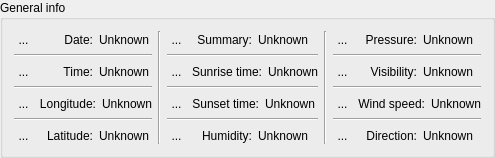
         <widget class="QGroupBox" name="groupBox">
          <property name="title">
           <string>General info</string>
          </property>
          <layout class="QHBoxLayout" name="horizontalLayout_2">
           <item>
            <layout class="QHBoxLayout" name="horizontalLayout_29">
             <item>
              <layout class="QVBoxLayout" name="verticalLayout_9">
               <item>
                <layout class="QHBoxLayout" name="horizontalLayout_30">
                 <item>
                  <widget class="QToolButton" name="toolButton_sum_date_icon">
                   <property name="styleSheet">
                    <string notr="true">QToolButton{
border:none;
background:transparent;
}</string>
                   </property>
                   <property name="text">
                    <string>...</string>
                   </property>
                   <property name="icon">
                    <iconset resource="resources.qrc">
                     <normaloff>:/icons/date.png</normaloff>:/icons/date.png</iconset>
                   </property>
                  </widget>
                 </item>
                 <item>
                  <widget class="QLabel" name="label_51">
                   <property name="layoutDirection">
                    <enum>Qt::LeftToRight</enum>
                   </property>
                   <property name="text">
                    <string>Date:</string>
                   </property>
                   <property name="alignment">
                    <set>Qt::AlignRight|Qt::AlignTrailing|Qt::AlignVCenter</set>
                   </property>
                   <property name="wordWrap">
                    <bool>false</bool>
                   </property>
                  </widget>
                 </item>
                 <item>
                  <widget class="QLabel" name="label_date">
                   <property name="text">
                    <string>Unknown</string>
                   </property>
                   <property name="wordWrap">
                    <bool>true</bool>
                   </property>
                  </widget>
                 </item>
                </layout>
               </item>
               <item>
                <widget class="Line" name="line_4">
                 <property name="orientation">
                  <enum>Qt::Horizontal</enum>
                 </property>
                </widget>
               </item>
               <item>
                <layout class="QHBoxLayout" name="horizontalLayout_31">
                 <item>
                  <widget class="QToolButton" name="toolButton_sum_time_icon">
                   <property name="toolTip">
                    <string>Time the data was retrieved</string>
                   </property>
                   <property name="styleSheet">
                    <string notr="true">QToolButton{
border:none;
background:transparent;
}</string>
                   </property>
                   <property name="text">
                    <string>...</string>
                   </property>
                   <property name="icon">
                    <iconset resource="resources.qrc">
                     <normaloff>:/icons/time.png</normaloff>:/icons/time.png</iconset>
                   </property>
                  </widget>
                 </item>
                 <item>
                  <widget class="QLabel" name="label_53">
                   <property name="toolTip">
                    <string>Time the data was retrieved</string>
                   </property>
                   <property name="layoutDirection">
                    <enum>Qt::LeftToRight</enum>
                   </property>
                   <property name="text">
                    <string>Time:</string>
                   </property>
                   <property name="alignment">
                    <set>Qt::AlignRight|Qt::AlignTrailing|Qt::AlignVCenter</set>
                   </property>
                   <property name="wordWrap">
                    <bool>false</bool>
                   </property>
                  </widget>
                 </item>
                 <item>
                  <widget class="QLabel" name="label_time">
                   <property name="toolTip">
                    <string>Time the data was retrieved</string>
                   </property>
                   <property name="text">
                    <string>Unknown</string>
                   </property>
                   <property name="wordWrap">
                    <bool>true</bool>
                   </property>
                  </widget>
                 </item>
                </layout>
               </item>
               <item>
                <widget class="Line" name="line_6">
                 <property name="orientation">
                  <enum>Qt::Horizontal</enum>
                 </property>
                </widget>
               </item>
               <item>
                <layout class="QHBoxLayout" name="horizontalLayout_32">
                 <item>
                  <widget class="QToolButton" name="toolButton_sum_longitude_icon">
                   <property name="styleSheet">
                    <string notr="true">QToolButton{
border:none;
background:transparent;
}</string>
                   </property>
                   <property name="text">
                    <string>...</string>
                   </property>
                   <property name="icon">
                    <iconset resource="resources.qrc">
                     <normaloff>:/icons/longitude.png</normaloff>:/icons/longitude.png</iconset>
                   </property>
                  </widget>
                 </item>
                 <item>
                  <widget class="QLabel" name="label_55">
                   <property name="layoutDirection">
                    <enum>Qt::LeftToRight</enum>
                   </property>
                   <property name="text">
                    <string>Longitude:</string>
                   </property>
                   <property name="alignment">
                    <set>Qt::AlignRight|Qt::AlignTrailing|Qt::AlignVCenter</set>
                   </property>
                   <property name="wordWrap">
                    <bool>false</bool>
                   </property>
                  </widget>
                 </item>
                 <item>
                  <widget class="QLabel" name="label_longitude">
                   <property name="text">
                    <string>Unknown</string>
                   </property>
                   <property name="wordWrap">
                    <bool>true</bool>
                   </property>
                  </widget>
                 </item>
                </layout>
               </item>
               <item>
                <widget class="Line" name="line_5">
                 <property name="orientation">
                  <enum>Qt::Horizontal</enum>
                 </property>
                </widget>
               </item>
               <item>
                <layout class="QHBoxLayout" name="horizontalLayout_33">
                 <item>
                  <widget class="QToolButton" name="toolButton_sum_latitude_icon">
                   <property name="styleSheet">
                    <string notr="true">QToolButton{
border:none;
background:transparent;
}</string>
                   </property>
                   <property name="text">
                    <string>...</string>
                   </property>
                   <property name="icon">
                    <iconset resource="resources.qrc">
                     <normaloff>:/icons/latitude.png</normaloff>:/icons/latitude.png</iconset>
                   </property>
                  </widget>
                 </item>
                 <item>
                  <widget class="QLabel" name="label_57">
                   <property name="layoutDirection">
                    <enum>Qt::LeftToRight</enum>
                   </property>
                   <property name="text">
                    <string>Latitude:</string>
                   </property>
                   <property name="alignment">
                    <set>Qt::AlignRight|Qt::AlignTrailing|Qt::AlignVCenter</set>
                   </property>
                   <property name="wordWrap">
                    <bool>false</bool>
                   </property>
                  </widget>
                 </item>
                 <item>
                  <widget class="QLabel" name="label_latitude">
                   <property name="text">
                    <string>Unknown</string>
                   </property>
                   <property name="wordWrap">
                    <bool>true</bool>
                   </property>
                  </widget>
                 </item>
                </layout>
               </item>
              </layout>
             </item>
             <item>
              <widget class="Line" name="line_2">
               <property name="orientation">
                <enum>Qt::Vertical</enum>
               </property>
              </widget>
             </item>
             <item>
              <layout class="QVBoxLayout" name="verticalLayout_10">
               <item>
                <layout class="QHBoxLayout" name="horizontalLayout_34">
                 <item>
                  <widget class="QToolButton" name="toolButton_sum_summary_icon">
                   <property name="styleSheet">
                    <string notr="true">QToolButton{
border:none;
background:transparent;
}</string>
                   </property>
                   <property name="text">
                    <string>...</string>
                   </property>
                   <property name="icon">
                    <iconset resource="resources.qrc">
                     <normaloff>:/icons/summary.png</normaloff>:/icons/summary.png</iconset>
                   </property>
                  </widget>
                 </item>
                 <item>
                  <widget class="QLabel" name="label_59">
                   <property name="toolTip">
                    <string>A summary of weather for today</string>
                   </property>
                   <property name="text">
                    <string>Summary:</string>
                   </property>
                   <property name="alignment">
                    <set>Qt::AlignRight|Qt::AlignTrailing|Qt::AlignVCenter</set>
                   </property>
                  </widget>
                 </item>
                 <item>
                  <widget class="QLabel" name="label_summary">
                   <property name="toolTip">
                    <string>A summary of weather for today</string>
                   </property>
                   <property name="text">
                    <string>Unknown</string>
                   </property>
                  </widget>
                 </item>
                </layout>
               </item>
               <item>
                <widget class="Line" name="line_7">
                 <property name="orientation">
                  <enum>Qt::Horizontal</enum>
                 </property>
                </widget>
               </item>
               <item>
                <layout class="QHBoxLayout" name="horizontalLayout_35">
                 <item>
                  <widget class="QToolButton" name="toolButton_sum_sunrise_icon">
                   <property name="styleSheet">
                    <string notr="true">QToolButton{
border:none;
background:transparent;
}</string>
                   </property>
                   <property name="text">
                    <string>...</string>
                   </property>
                   <property name="icon">
                    <iconset resource="resources.qrc">
                     <normaloff>:/icons/sunrise.png</normaloff>:/icons/sunrise.png</iconset>
                   </property>
                  </widget>
                 </item>
                 <item>
                  <widget class="QLabel" name="label_61">
                   <property name="text">
                    <string>Sunrise time:</string>
                   </property>
                   <property name="alignment">
                    <set>Qt::AlignRight|Qt::AlignTrailing|Qt::AlignVCenter</set>
                   </property>
                  </widget>
                 </item>
                 <item>
                  <widget class="QLabel" name="label_sunrise">
                   <property name="text">
                    <string>Unknown</string>
                   </property>
                  </widget>
                 </item>
                </layout>
               </item>
               <item>
                <widget class="Line" name="line_8">
                 <property name="orientation">
                  <enum>Qt::Horizontal</enum>
                 </property>
                </widget>
               </item>
               <item>
                <layout class="QHBoxLayout" name="horizontalLayout_36">
                 <item>
                  <widget class="QToolButton" name="toolButton_sum_sunset_icon">
                   <property name="styleSheet">
                    <string notr="true">QToolButton{
border:none;
background:transparent;
}</string>
                   </property>
                   <property name="text">
                    <string>...</string>
                   </property>
                   <property name="icon">
                    <iconset resource="resources.qrc">
                     <normaloff>:/icons/sunset.png</normaloff>:/icons/sunset.png</iconset>
                   </property>
                  </widget>
                 </item>
                 <item>
                  <widget class="QLabel" name="label_63">
                   <property name="text">
                    <string>Sunset time:</string>
                   </property>
                   <property name="alignment">
                    <set>Qt::AlignRight|Qt::AlignTrailing|Qt::AlignVCenter</set>
                   </property>
                  </widget>
                 </item>
                 <item>
                  <widget class="QLabel" name="label_sunset">
                   <property name="text">
                    <string>Unknown</string>
                   </property>
                  </widget>
                 </item>
                </layout>
               </item>
               <item>
                <widget class="Line" name="line_9">
                 <property name="orientation">
                  <enum>Qt::Horizontal</enum>
                 </property>
                </widget>
               </item>
               <item>
                <layout class="QHBoxLayout" name="horizontalLayout_37">
                 <item>
                  <widget class="QToolButton" name="toolButton_sum_humiditiy_icon">
                   <property name="toolTip">
                    <string>Percent humidity</string>
                   </property>
                   <property name="styleSheet">
                    <string notr="true">QToolButton{
border:none;
background:transparent;
}</string>
                   </property>
                   <property name="text">
                    <string>...</string>
                   </property>
                   <property name="icon">
                    <iconset resource="resources.qrc">
                     <normaloff>:/icons/humidity.png</normaloff>:/icons/humidity.png</iconset>
                   </property>
                  </widget>
                 </item>
                 <item>
                  <widget class="QLabel" name="label_65">
                   <property name="toolTip">
                    <string>Percent humidity</string>
                   </property>
                   <property name="text">
                    <string>Humidity:</string>
                   </property>
                   <property name="alignment">
                    <set>Qt::AlignRight|Qt::AlignTrailing|Qt::AlignVCenter</set>
                   </property>
                  </widget>
                 </item>
                 <item>
                  <widget class="QLabel" name="label_humidity">
                   <property name="toolTip">
                    <string>Percent humidity</string>
                   </property>
                   <property name="text">
                    <string>Unknown</string>
                   </property>
                  </widget>
                 </item>
                </layout>
               </item>
              </layout>
             </item>
             <item>
              <widget class="Line" name="line_3">
               <property name="orientation">
                <enum>Qt::Vertical</enum>
               </property>
              </widget>
             </item>
             <item>
              <layout class="QVBoxLayout" name="verticalLayout_11">
               <item>
                <layout class="QHBoxLayout" name="horizontalLayout_38">
                 <item>
                  <widget class="QToolButton" name="toolButton_sum_pressure_icon">
                   <property name="toolTip">
                    <string>Pressure in hectopascals (hpa)</string>
                   </property>
                   <property name="styleSheet">
                    <string notr="true">QToolButton{
border:none;
background:transparent;
}</string>
                   </property>
                   <property name="text">
                    <string>...</string>
                   </property>
                   <property name="icon">
                    <iconset resource="resources.qrc">
                     <normaloff>:/icons/pressure.png</normaloff>:/icons/pressure.png</iconset>
                   </property>
                  </widget>
                 </item>
                 <item>
                  <widget class="QLabel" name="label_67">
                   <property name="toolTip">
                    <string>Pressure in hectopascals (hpa)</string>
                   </property>
                   <property name="text">
                    <string>Pressure:</string>
                   </property>
                   <property name="alignment">
                    <set>Qt::AlignRight|Qt::AlignTrailing|Qt::AlignVCenter</set>
                   </property>
                  </widget>
                 </item>
                 <item>
                  <widget class="QLabel" name="label_pressure">
                   <property name="toolTip">
                    <string>Pressure in hectopascals (hpa)</string>
                   </property>
                   <property name="text">
                    <string>Unknown</string>
                   </property>
                  </widget>
                 </item>
                </layout>
               </item>
               <item>
                <widget class="Line" name="line_10">
                 <property name="orientation">
                  <enum>Qt::Horizontal</enum>
                 </property>
                </widget>
               </item>
               <item>
                <layout class="QHBoxLayout" name="horizontalLayout_39">
                 <item>
                  <widget class="QToolButton" name="toolButton_sum_visibility_icon">
                   <property name="styleSheet">
                    <string notr="true">QToolButton{
border:none;
background:transparent;
}</string>
                   </property>
                   <property name="text">
                    <string>...</string>
                   </property>
                   <property name="icon">
                    <iconset resource="resources.qrc">
                     <normaloff>:/icons/visibility.png</normaloff>:/icons/visibility.png</iconset>
                   </property>
                  </widget>
                 </item>
                 <item>
                  <widget class="QLabel" name="label_69">
                   <property name="text">
                    <string>Visibility:</string>
                   </property>
                   <property name="alignment">
                    <set>Qt::AlignRight|Qt::AlignTrailing|Qt::AlignVCenter</set>
                   </property>
                  </widget>
                 </item>
                 <item>
                  <widget class="QLabel" name="label_visibility">
                   <property name="text">
                    <string>Unknown</string>
                   </property>
                  </widget>
                 </item>
                </layout>
               </item>
               <item>
                <widget class="Line" name="line_11">
                 <property name="orientation">
                  <enum>Qt::Horizontal</enum>
                 </property>
                </widget>
               </item>
               <item>
                <layout class="QHBoxLayout" name="horizontalLayout_40">
                 <item>
                  <widget class="QToolButton" name="toolButton_sum_windspeed_icon">
                   <property name="toolTip">
                    <string>Wind speed in m/s</string>
                   </property>
                   <property name="styleSheet">
                    <string notr="true">QToolButton{
border:none;
background:transparent;
}</string>
                   </property>
                   <property name="text">
                    <string>...</string>
                   </property>
                   <property name="icon">
                    <iconset resource="resources.qrc">
                     <normaloff>:/icons/wind-speed.png</normaloff>:/icons/wind-speed.png</iconset>
                   </property>
                  </widget>
                 </item>
                 <item>
                  <widget class="QLabel" name="label_71">
                   <property name="toolTip">
                    <string>Wind speed in m/s</string>
                   </property>
                   <property name="text">
                    <string>Wind speed:</string>
                   </property>
                   <property name="alignment">
                    <set>Qt::AlignRight|Qt::AlignTrailing|Qt::AlignVCenter</set>
                   </property>
                  </widget>
                 </item>
                 <item>
                  <widget class="QLabel" name="label_wind_speed">
                   <property name="toolTip">
                    <string>Wind speed in m/s</string>
                   </property>
                   <property name="text">
                    <string>Unknown</string>
                   </property>
                  </widget>
                 </item>
                </layout>
               </item>
               <item>
                <widget class="Line" name="line_12">
                 <property name="orientation">
                  <enum>Qt::Horizontal</enum>
                 </property>
                </widget>
               </item>
               <item>
                <layout class="QHBoxLayout" name="horizontalLayout_41">
                 <item>
                  <widget class="QToolButton" name="toolButton_sum_direction_icon">
                   <property name="toolTip">
                    <string>Wind direction in degrees</string>
                   </property>
                   <property name="styleSheet">
                    <string notr="true">QToolButton{
border:none;
background:transparent;
}</string>
                   </property>
                   <property name="text">
                    <string>...</string>
                   </property>
                   <property name="icon">
                    <iconset resource="resources.qrc">
                     <normaloff>:/icons/direction.png</normaloff>:/icons/direction.png</iconset>
                   </property>
                  </widget>
                 </item>
                 <item>
                  <widget class="QLabel" name="label_73">
                   <property name="toolTip">
                    <string>Wind direction in degrees</string>
                   </property>
                   <property name="text">
                    <string>Direction:</string>
                   </property>
                   <property name="alignment">
                    <set>Qt::AlignRight|Qt::AlignTrailing|Qt::AlignVCenter</set>
                   </property>
                  </widget>
                 </item>
                 <item>
                  <widget class="QLabel" name="label_direction">
                   <property name="toolTip">
                    <string>Wind direction in degrees</string>
                   </property>
                   <property name="text">
                    <string>Unknown</string>
                   </property>
                  </widget>
                 </item>
                </layout>
               </item>
              </layout>
             </item>
            </layout>
           </item>
          </layout>
         </widget>
